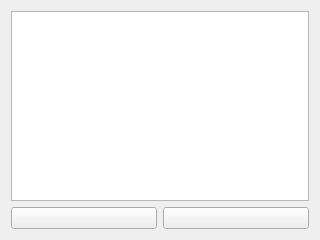
<?xml version="1.0" encoding="UTF-8"?>
<ui version="4.0">
 <class>SmsScreen</class>
 <widget class="QWidget" name="SmsScreen">
  <property name="geometry">
   <rect>
    <x>0</x>
    <y>0</y>
    <width>320</width>
    <height>240</height>
   </rect>
  </property>
  <property name="windowTitle">
   <string>Form</string>
  </property>
  <layout class="QVBoxLayout" name="verticalLayout">
   <item>
    <widget class="QListWidget" name="listWidget">
     <property name="font">
      <font>
       <pointsize>18</pointsize>
      </font>
     </property>
    </widget>
   </item>
   <item>
    <layout class="QHBoxLayout" name="horizontalLayout">
     <item>
      <widget class="QPushButton" name="buttonAdd">
       <property name="text">
        <string/>
       </property>
       <property name="icon">
        <iconset resource="mobilephone2.qrc">
         <normaloff>:/images/sms-add.svg</normaloff>:/images/sms-add.svg</iconset>
       </property>
       <property name="iconSize">
        <size>
         <width>32</width>
         <height>32</height>
        </size>
       </property>
      </widget>
     </item>
     <item>
      <widget class="QPushButton" name="buttonHome">
       <property name="text">
        <string/>
       </property>
       <property name="icon">
        <iconset resource="mobilephone2.qrc">
         <normaloff>:/images/home.svg</normaloff>:/images/home.svg</iconset>
       </property>
       <property name="iconSize">
        <size>
         <width>32</width>
         <height>32</height>
        </size>
       </property>
      </widget>
     </item>
    </layout>
   </item>
  </layout>
 </widget>
 <resources>
  <include location="mobilephone2.qrc"/>
 </resources>
 <connections/>
</ui>
